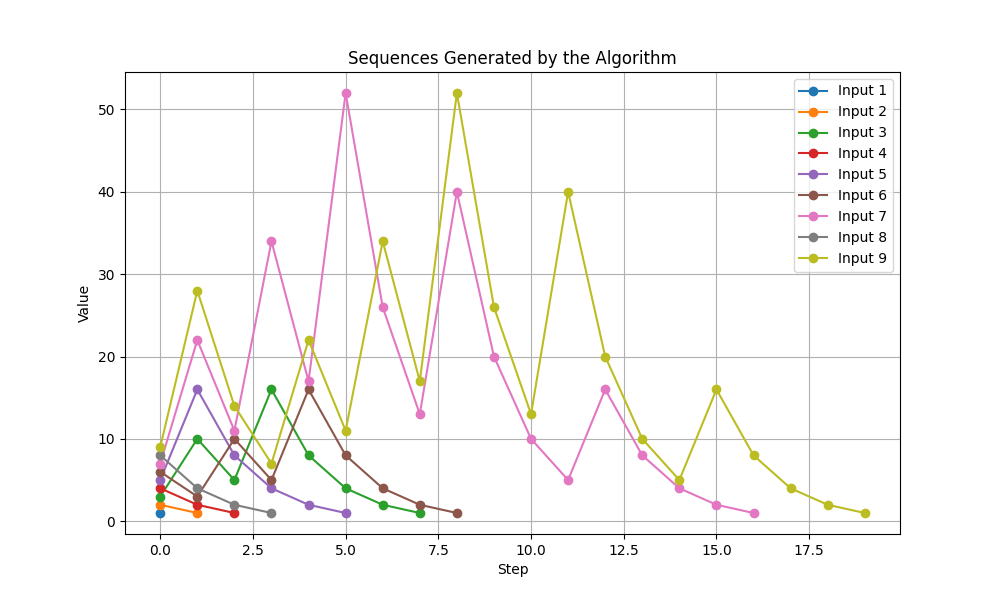

This chart was generated by the following Python code:
import matplotlib.pyplot as plt

def process_number(num):
    sequence = [num]
    
    while num != 1:
        if num % 2 != 0:
            num = num * 3 + 1
        else:
            num = num // 2
        sequence.append(num)
    
    return sequence

def plot_sequences(all_sequences):
    plt.figure(figsize=(10, 6))
    for i, sequence in enumerate(all_sequences, start=1):
        plt.plot(sequence, marker='o', linestyle='-', label=f'Input {i}')

    plt.title("Sequences Generated by the Algorithm")
    plt.xlabel("Step")
    plt.ylabel("Value")
    plt.grid(True)
    plt.legend()
    plt.show()

def main():
    all_sequences = []
    for num in range(1, 10):
        sequence = process_number(num)
        all_sequences.append(sequence)

    plot_sequences(all_sequences)

if __name__ == "__main__":
    main()
